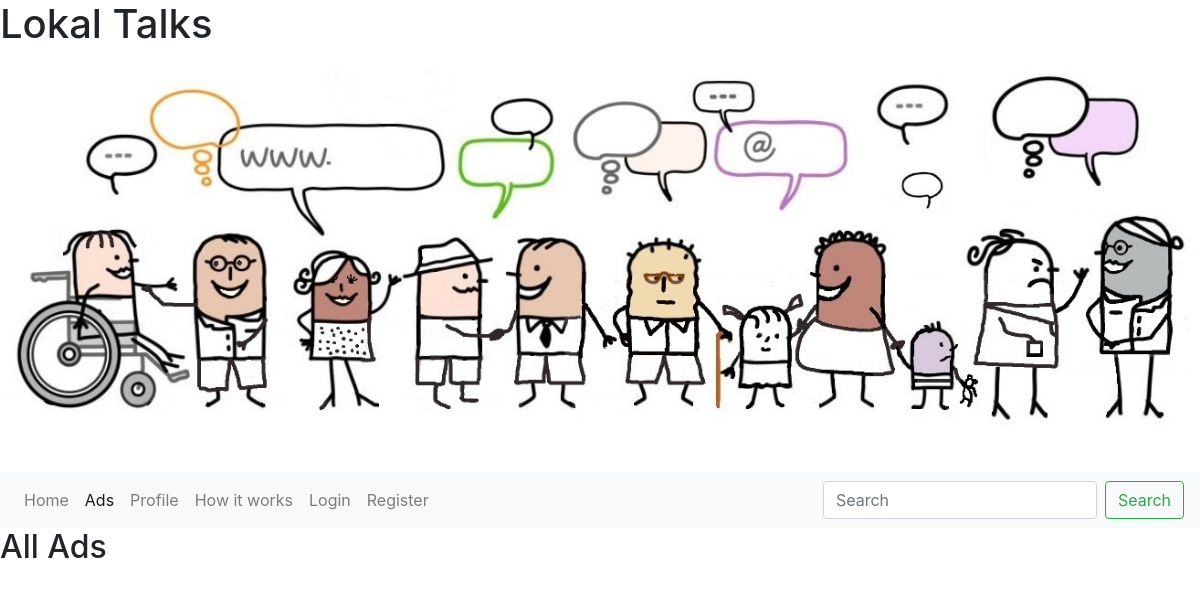
/ads/, run on an earlier commit of the app's database.
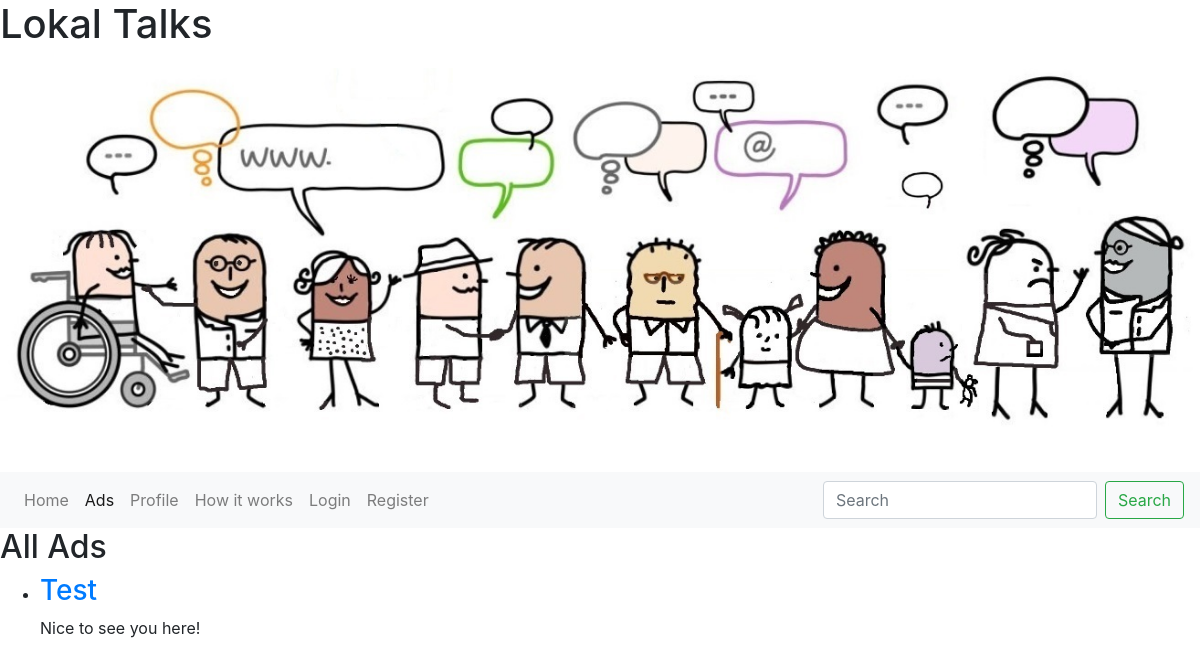
And on a later commit of the database.
### talks/models.py (models this page shows, shortened)
class Ad(models.Model):
    title = models.CharField(max_length=200)
    description = models.TextField()
    date_posted = models.DateTimeField(auto_now_add=True)
    author = models.ForeignKey(User, on_delete=models.CASCADE)
    categories = models.ManyToManyField(Category)
    image = models.ImageField(upload_to='ads_images/', blank=True, null=True)  # New field for ad images

### talks/views.py (the view)
# urls.py: path('ads/', AdListView.as_view(), name='ad-list'),  # List of all ads
class AdListView(ListView):
    model = Ad
    template_name = 'talks/ad_list.html'
    context_object_name = 'ads'
    paginate_by = 5

### talks/templates/talks/ad_list.html (shortened to what this page needs)
{% extends "talks/base.html" %}
{% block content %}
<h2>All Ads</h2>
<ul>
    {% for ad in ads %}
    <li>
        <h3><a href="{% url 'ad-detail' ad.pk %}">{{ ad.title }}</a></h3>
        <p>{{ ad.description|truncatewords:20 }}</p>
    </li>
    {% endfor %}
</ul>
{% endblock %}

What changed in the data, as far as the page shows it:
added Ad: title "Test", description "Nice to see you here!"
